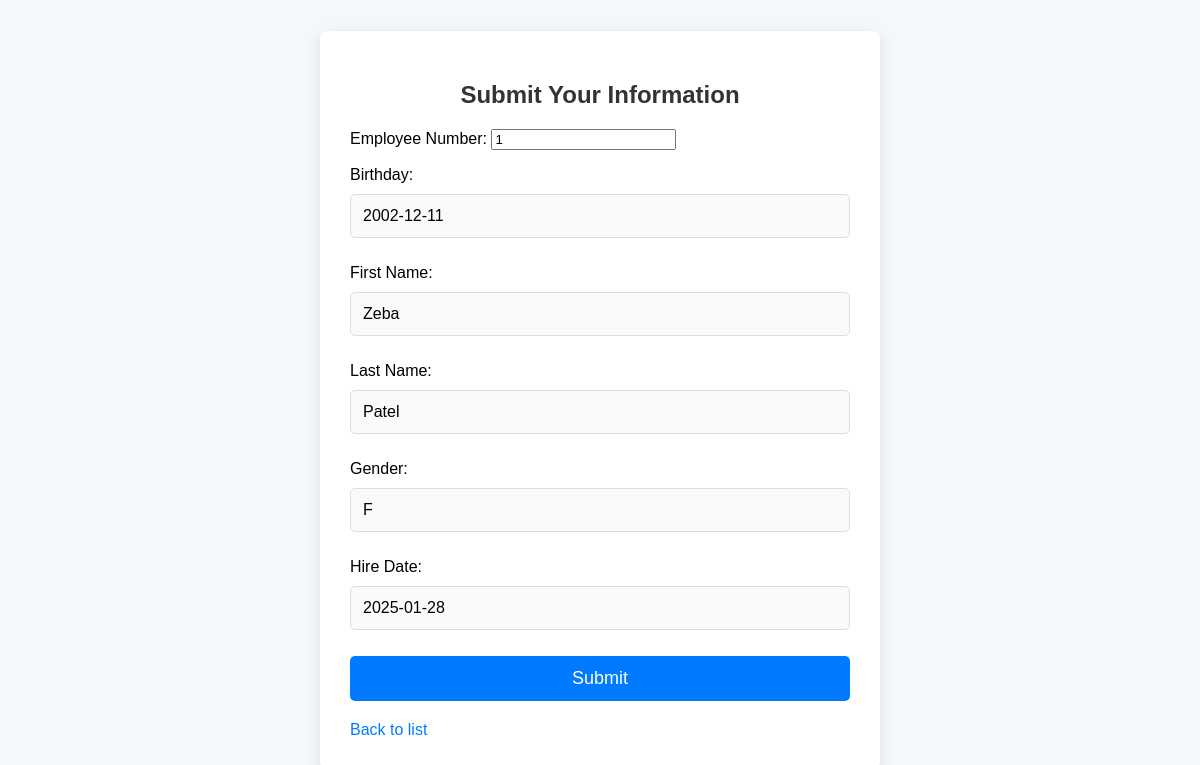
The app's page /update/1/ with its own data.
### employee/models.py (models this page shows, shortened)
class Employee(models.Model):
    emp_no=models.IntegerField("Employee Number", primary_key=True)
    birth_date=models.DateField("Birthday")
    first_name=models.CharField("First Name",max_length=14)
    last_name=models.CharField("Last Name", max_length=16)
    gender=models.CharField("Gender", max_length=1)
    hire_date=models.DateField("Hire Date")
    class Meta:
        db_table="employees"

### employee/views.py (the view)
# urls.py: path('update/<pk>/',EmployeeUpdate.as_view()),
class EmployeeUpdate(UpdateView):
    model=Employee
    template_name='employee_form.html'
    fields="__all__"
    success_url="/list"

### employee/templates/employee_form.html (shortened to what this page needs)
<!DOCTYPE html>
<html lang="en">
<head>
</head>
<body>
<div class="form-container">
    <h2>Submit Your Information</h2>
    <form method="POST" enctype="multipart/form-data">
        {{ form.as_p }}
        <input type="submit" value="Submit">
    </form>
    <a href="/list">Back to list</a>
</div>
</body>
</html>

### employee/templates/employee_form.html (style rules this page uses)
body { font-family: 'Arial', sans-serif; background-color: #f4f7fc; margin: 0; padding: 0; display: flex; justify-content: center; align-items: center; height: 100vh; }
.form-container { background-color: white; padding: 30px; border-radius: 8px; box-shadow: 0px 4px 15px rgba(0, 0, 0, 0.1); max-width: 500px; width: 100%; }
h2 { text-align: center; color: #333; margin-bottom: 20px; }
input[type="text"], input[type="email"], input[type="file"], textarea { width: 100%; padding: 12px; margin: 10px 0; border: 1px solid #ddd; border-radius: 5px; box-sizing: border-box; font-size: 16px; background-color: #fafafa; }
input[type="submit"] { width: 100%; padding: 12px; background-color: #007BFF; color: white; font-size: 18px; border: none; border-radius: 5px; cursor: pointer; transition: background-color 0.3s ease; }
a { display: inline-block; margin-top: 20px; text-decoration: none; color: #007BFF; text-align: center; }

### records on screen
Employee: emp_no "1", birth_date "2002-12-11", first_name "Zeba", last_name "Patel", gender "F", hire_date "2025-01-28"
